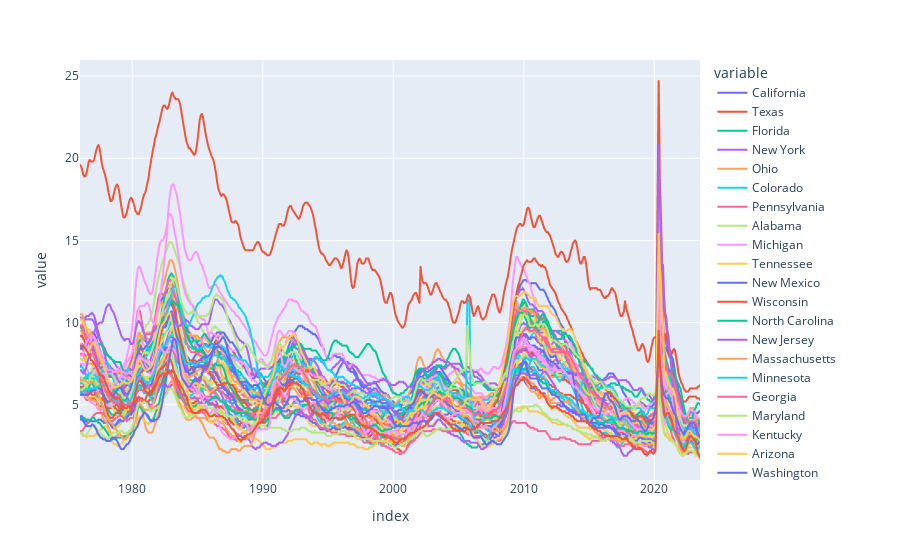

The cell this chart's notebook holds for it:
### Code cell
px.line(uemp_states)

### Figure 1 — Plotly figure (JSON) as saved in the notebook; plotly's stock layout.template omitted (floating-point values rounded to 4 significant figures; data arrays with more than 128 entries replaced by an {"elided": "..."} marker saying what was removed)
{"data": [{"hovertemplate": "variable=California<br>index=%{x}<br>value=%{y}<extra></extra>", "legendgroup": "California", "line": {"color": "#636efa", "dash": "solid"}, "marker": {"symbol": "circle"}, "mode": "lines", "name": "California", "showlegend": true, "type": "scattergl", "x": {"elided": "569 str values"}, "xaxis": "x", "y": {"elided": "569 float values"}, "yaxis": "y"}, {"hovertemplate": "variable=Texas<br>index=%{x}<br>value=%{y}<extra></extra>", "legendgroup": "Texas", "line": {"color": "#EF553B", "dash": "solid"}, "marker": {"symbol": "circle"}, "mode": "lines", "name": "Texas", "showlegend": true, "type": "scattergl", "x": {"elided": "569 str values"}, "xaxis": "x", "y": {"elided": "569 float values"}, "yaxis": "y"}, {"hovertemplate": "variable=Florida<br>index=%{x}<br>value=%{y}<extra></extra>", "legendgroup": "Florida", "line": {"color": "#00cc96", "dash": "solid"}, "marker": {"symbol": "circle"}, "mode": "lines", "name": "Florida", "showlegend": true, "type": "scattergl", "x": {"elided": "569 str values"}, "xaxis": "x", "y": {"elided": "569 float values"}, "yaxis": "y"}, {"hovertemplate": "variable=New York<br>index=%{x}<br>value=%{y}<extra></extra>", "legendgroup": "New York", "line": {"color": "#ab63fa", "dash": "solid"}, "marker": {"symbol": "circle"}, "mode": "lines", "name": "New York", "showlegend": true, "type": "scattergl", "x": {"elided": "569 str values"}, "xaxis": "x", "y": {"elided": "569 float values"}, "yaxis": "y"}, {"hovertemplate": "variable=Ohio<br>index=%{x}<br>value=%{y}<extra></extra>", "legendgroup": "Ohio", "line": {"color": "#FFA15A", "dash": "solid"}, "marker": {"symbol": "circle"}, "mode": "lines", "name": "Ohio", "showlegend": true, "type": "scattergl", "x": {"elided": "569 str values"}, "xaxis": "x", "y": {"elided": "569 float values"}, "yaxis": "y"}, {"hovertemplate": "variable=Colorado<br>index=%{x}<br>value=%{y}<extra></extra>", "legendgroup": "Colorado", "line": {"color": "#19d3f3", "dash": "solid"}, "marker": {"symbol": "circle"}, "mode": "lines", "name": "Colorado", "showlegend": true, "type": "scattergl", "x": {"elided": "569 str values"}, "xaxis": "x", "y": {"elided": "569 float values"}, "yaxis": "y"}, {"hovertemplate": "variable=Pennsylvania<br>index=%{x}<br>value=%{y}<extra></extra>", "legendgroup": "Pennsylvania", "line": {"color": "#FF6692", "dash": "solid"}, "marker": {"symbol": "circle"}, "mode": "lines", "name": "Pennsylvania", "showlegend": true, "type": "scattergl", "x": {"elided": "569 str values"}, "xaxis": "x", "y": {"elided": "569 float values"}, "yaxis": "y"}, {"hovertemplate": "variable=Alabama<br>index=%{x}<br>value=%{y}<extra></extra>", "legendgroup": "Alabama", "line": {"color": "#B6E880", "dash": "solid"}, "marker": {"symbol": "circle"}, "mode": "lines", "name": "Alabama", "showlegend": true, "type": "scattergl", "x": {"elided": "569 str values"}, "xaxis": "x", "y": {"elided": "569 float values"}, "yaxis": "y"}, {"hovertemplate": "variable=Michigan<br>index=%{x}<br>value=%{y}<extra></extra>", "legendgroup": "Michigan", "line": {"color": "#FF97FF", "dash": "solid"}, "marker": {"symbol": "circle"}, "mode": "lines", "name": "Michigan", "showlegend": true, "type": "scattergl", "x": {"elided": "569 str values"}, "xaxis": "x", "y": {"elided": "569 float values"}, "yaxis": "y"}, {"hovertemplate": "variable=Tennessee<br>index=%{x}<br>value=%{y}<extra></extra>", "legendgroup": "Tennessee", "line": {"color": "#FECB52", "dash": "solid"}, "marker": {"symbol": "circle"}, "mode": "lines", "name": "Tennessee", "showlegend": true, "type": "scattergl", "x": {"elided": "569 str values"}, "xaxis": "x", "y": {"elided": "569 float values"}, "yaxis": "y"}, {"hovertemplate": "variable=New Mexico<br>index=%{x}<br>value=%{y}<extra></extra>", "legendgroup": "New Mexico", "line": {"color": "#636efa", "dash": "solid"}, "marker": {"symbol": "circle"}, "mode": "lines", "name": "New Mexico", "showlegend": true, "type": "scattergl", "x": {"elided": "569 str values"}, "xaxis": "x", "y": {"elided": "569 float values"}, "yaxis": "y"}, {"hovertemplate": "variable=Wisconsin<br>index=%{x}<br>value=%{y}<extra></extra>", "legendgroup": "Wisconsin", "line": {"color": "#EF553B", "dash": "solid"}, "marker": {"symbol": "circle"}, "mode": "lines", "name": "Wisconsin", "showlegend": true, "type": "scattergl", "x": {"elided": "569 str values"}, "xaxis": "x", "y": {"elided": "569 float values"}, "yaxis": "y"}, {"hovertemplate": "variable=North Carolina<br>index=%{x}<br>value=%{y}<extra></extra>", "legendgroup": "North Carolina", "line": {"color": "#00cc96", "dash": "solid"}, "marker": {"symbol": "circle"}, "mode": "lines", "name": "North Carolina", "showlegend": true, "type": "scattergl", "x": {"elided": "569 str values"}, "xaxis": "x", "y": {"elided": "569 float values"}, "yaxis": "y"}, {"hovertemplate": "variable=New Jersey<br>index=%{x}<br>value=%{y}<extra></extra>", "legendgroup": "New Jersey", "line": {"color": "#ab63fa", "dash": "solid"}, "marker": {"symbol": "circle"}, "mode": "lines", "name": "New Jersey", "showlegend": true, "type": "scattergl", "x": {"elided": "569 str values"}, "xaxis": "x", "y": {"elided": "569 float values"}, "yaxis": "y"}, {"hovertemplate": "variable=Massachusetts<br>index=%{x}<br>value=%{y}<extra></extra>", "legendgroup": "Massachusetts", "line": {"color": "#FFA15A", "dash": "solid"}, "marker": {"symbol": "circle"}, "mode": "lines", "name": "Massachusetts", "showlegend": true, "type": "scattergl", "x": {"elided": "569 str values"}, "xaxis": "x", "y": {"elided": "569 float values"}, "yaxis": "y"}, {"hovertemplate": "variable=Minnesota<br>index=%{x}<br>value=%{y}<extra></extra>", "legendgroup": "Minnesota", "line": {"color": "#19d3f3", "dash": "solid"}, "marker": {"symbol": "circle"}, "mode": "lines", "name": "Minnesota", "showlegend": true, "type": "scattergl", "x": {"elided": "569 str values"}, "xaxis": "x", "y": {"elided": "569 float values"}, "yaxis": "y"}, {"hovertemplate": "variable=Georgia<br>index=%{x}<br>value=%{y}<extra></extra>", "legendgroup": "Georgia", "line": {"color": "#FF6692", "dash": "solid"}, "marker": {"symbol": "circle"}, "mode": "lines", "name": "Georgia", "showlegend": true, "type": "scattergl", "x": {"elided": "569 str values"}, "xaxis": "x", "y": {"elided": "569 float values"}, "yaxis": "y"}, {"hovertemplate": "variable=Maryland<br>index=%{x}<br>value=%{y}<extra></extra>", "legendgroup": "Maryland", "line": {"color": "#B6E880", "dash": "solid"}, "marker": {"symbol": "circle"}, "mode": "lines", "name": "Maryland", "showlegend": true, "type": "scattergl", "x": {"elided": "569 str values"}, "xaxis": "x", "y": {"elided": "569 float values"}, "yaxis": "y"}, {"hovertemplate": "variable=Kentucky<br>index=%{x}<br>value=%{y}<extra></extra>", "legendgroup": "Kentucky", "line": {"color": "#FF97FF", "dash": "solid"}, "marker": {"symbol": "circle"}, "mode": "lines", "name": "Kentucky", "showlegend": true, "type": "scattergl", "x": {"elided": "569 str values"}, "xaxis": "x", "y": {"elided": "569 float values"}, "yaxis": "y"}, {"hovertemplate": "variable=Arizona<br>index=%{x}<br>value=%{y}<extra></extra>", "legendgroup": "Arizona", "line": {"color": "#FECB52", "dash": "solid"}, "marker": {"symbol": "circle"}, "mode": "lines", "name": "Arizona", "showlegend": true, "type": "scattergl", "x": {"elided": "569 str values"}, "xaxis": "x", "y": {"elided": "569 float values"}, "yaxis": "y"}, {"hovertemplate": "variable=Washington<br>index=%{x}<br>value=%{y}<extra></extra>", "legendgroup": "Washington", "line": {"color": "#636efa", "dash": "solid"}, "marker": {"symbol": "circle"}, "mode": "lines", "name": "Washington", "showlegend": true, "type": "scattergl", "x": {"elided": "569 str values"}, "xaxis": "x", "y": {"elided": "569 float values"}, "yaxis": "y"}, {"hovertemplate": "variable=Virginia<br>index=%{x}<br>value=%{y}<extra></extra>", "legendgroup": "Virginia", "line": {"color": "#EF553B", "dash": "solid"}, "marker": {"symbol": "circle"}, "mode": "lines", "name": "Virginia", "showlegend": true, "type": "scattergl", "x": {"elided": "569 str values"}, "xaxis": "x", "y": {"elided": "569 float values"}, "yaxis": "y"}, {"hovertemplate": "variable=Illinois<br>index=%{x}<br>value=%{y}<extra></extra>", "legendgroup": "Illinois", "line": {"color": "#00cc96", "dash": "solid"}, "marker": {"symbol": "circle"}, "mode": "lines", "name": "Illinois", "showlegend": true, "type": "scattergl", "x": {"elided": "569 str values"}, "xaxis": "x", "y": {"elided": "569 float values"}, "yaxis": "y"}, {"hovertemplate": "variable=South Carolina<br>index=%{x}<br>value=%{y}<extra></extra>", "legendgroup": "South Carolina", "line": {"color": "#ab63fa", "dash": "solid"}, "marker": {"symbol": "circle"}, "mode": "lines", "name": "South Carolina", "showlegend": true, "type": "scattergl", "x": {"elided": "569 str values"}, "xaxis": "x", "y": {"elided": "569 float values"}, "yaxis": "y"}, {"hovertemplate": "variable=Oregon<br>index=%{x}<br>value=%{y}<extra></extra>", "legendgroup": "Oregon", "line": {"color": "#FFA15A", "dash": "solid"}, "marker": {"symbol": "circle"}, "mode": "lines", "name": "Oregon", "showlegend": true, "type": "scattergl", "x": {"elided": "569 str values"}, "xaxis": "x", "y": {"elided": "569 float values"}, "yaxis": "y"}, {"hovertemplate": "variable=Arkansas<br>index=%{x}<br>value=%{y}<extra></extra>", "legendgroup": "Arkansas", "line": {"color": "#19d3f3", "dash": "solid"}, "marker": {"symbol": "circle"}, "mode": "lines", "name": "Arkansas", "showlegend": true, "type": "scattergl", "x": {"elided": "569 str values"}, "xaxis": "x", "y": {"elided": "569 float values"}, "yaxis": "y"}, {"hovertemplate": "variable=Indiana<br>index=%{x}<br>value=%{y}<extra></extra>", "legendgroup": "Indiana", "line": {"color": "#FF6692", "dash": "solid"}, "marker": {"symbol": "circle"}, "mode": "lines", "name": "Indiana", "showlegend": true, "type": "scattergl", "x": {"elided": "569 str values"}, "xaxis": "x", "y": {"elided": "569 float values"}, "yaxis": "y"}, {"hovertemplate": "variable=Missouri<br>index=%{x}<br>value=%{y}<extra></extra>", "legendgroup": "Missouri", "line": {"color": "#B6E880", "dash": "solid"}, "marker": {"symbol": "circle"}, "mode": "lines", "name": "Missouri", "showlegend": true, "type": "scattergl", "x": {"elided": "569 str values"}, "xaxis": "x", "y": {"elided": "569 float values"}, "yaxis": "y"}, {"hovertemplate": "variable=West Virginia<br>index=%{x}<br>value=%{y}<extra></extra>", "legendgroup": "West Virginia", "line": {"color": "#FF97FF", "dash": "solid"}, "marker": {"symbol": "circle"}, "mode": "lines", "name": "West Virginia", "showlegend": true, "type": "scattergl", "x": {"elided": "569 str values"}, "xaxis": "x", "y": {"elided": "569 float values"}, "yaxis": "y"}, {"hovertemplate": "variable=Utah<br>index=%{x}<br>value=%{y}<extra></extra>", "legendgroup": "Utah", "line": {"color": "#FECB52", "dash": "solid"}, "marker": {"symbol": "circle"}, "mode": "lines", "name": "Utah", "showlegend": true, "type": "scattergl", "x": {"elided": "569 str values"}, "xaxis": "x", "y": {"elided": "569 float values"}, "yaxis": "y"}, {"hovertemplate": "variable=Iowa<br>index=%{x}<br>value=%{y}<extra></extra>", "legendgroup": "Iowa", "line": {"color": "#636efa", "dash": "solid"}, "marker": {"symbol": "circle"}, "mode": "lines", "name": "Iowa", "showlegend": true, "type": "scattergl", "x": {"elided": "569 str values"}, "xaxis": "x", "y": {"elided": "569 float values"}, "yaxis": "y"}, {"hovertemplate": "variable=Nevada<br>index=%{x}<br>value=%{y}<extra></extra>", "legendgroup": "Nevada", "line": {"color": "#EF553B", "dash": "solid"}, "marker": {"symbol": "circle"}, "mode": "lines", "name": "Nevada", "showlegend": true, "type": "scattergl", "x": {"elided": "569 str values"}, "xaxis": "x", "y": {"elided": "569 float values"}, "yaxis": "y"}, {"hovertemplate": "variable=the District of Columbia<br>index=%{x}<br>value=%{y}<extra></extra>", "legendgroup": "the District of Columbia", "line": {"color": "#00cc96", "dash": "solid"}, "marker": {"symbol": "circle"}, "mode": "lines", "name": "the District of Columbia", "showlegend": true, "type": "scattergl", "x": {"elided": "569 str values"}, "xaxis": "x", "y": {"elided": "569 float values"}, "yaxis": "y"}, {"hovertemplate": "variable=Alaska<br>index=%{x}<br>value=%{y}<extra></extra>", "legendgroup": "Alaska", "line": {"color": "#ab63fa", "dash": "solid"}, "marker": {"symbol": "circle"}, "mode": "lines", "name": "Alaska", "showlegend": true, "type": "scattergl", "x": {"elided": "569 str values"}, "xaxis": "x", "y": {"elided": "569 float values"}, "yaxis": "y"}, {"hovertemplate": "variable=Oklahoma<br>index=%{x}<br>value=%{y}<extra></extra>", "legendgroup": "Oklahoma", "line": {"color": "#FFA15A", "dash": "solid"}, "marker": {"symbol": "circle"}, "mode": "lines", "name": "Oklahoma", "showlegend": true, "type": "scattergl", "x": {"elided": "569 str values"}, "xaxis": "x", "y": {"elided": "569 float values"}, "yaxis": "y"}, {"hovertemplate": "variable=Louisiana<br>index=%{x}<br>value=%{y}<extra></extra>", "legendgroup": "Louisiana", "line": {"color": "#19d3f3", "dash": "solid"}, "marker": {"symbol": "circle"}, "mode": "lines", "name": "Louisiana", "showlegend": true, "type": "scattergl", "x": {"elided": "569 str values"}, "xaxis": "x", "y": {"elided": "569 float values"}, "yaxis": "y"}, {"hovertemplate": "variable=North Dakota<br>index=%{x}<br>value=%{y}<extra></extra>", "legendgroup": "North Dakota", "line": {"color": "#FF6692", "dash": "solid"}, "marker": {"symbol": "circle"}, "mode": "lines", "name": "North Dakota", "showlegend": true, "type": "scattergl", "x": {"elided": "569 str values"}, "xaxis": "x", "y": {"elided": "569 float values"}, "yaxis": "y"}, {"hovertemplate": "variable=Mississippi<br>index=%{x}<br>value=%{y}<extra></extra>", "legendgroup": "Mississippi", "line": {"color": "#B6E880", "dash": "solid"}, "marker": {"symbol": "circle"}, "mode": "lines", "name": "Mississippi", "showlegend": true, "type": "scattergl", "x": {"elided": "569 str values"}, "xaxis": "x", "y": {"elided": "569 float values"}, "yaxis": "y"}, {"hovertemplate": "variable=Maine<br>index=%{x}<br>value=%{y}<extra></extra>", "legendgroup": "Maine", "line": {"color": "#FF97FF", "dash": "solid"}, "marker": {"symbol": "circle"}, "mode": "lines", "name": "Maine", "showlegend": true, "type": "scattergl", "x": {"elided": "569 str values"}, "xaxis": "x", "y": {"elided": "569 float values"}, "yaxis": "y"}, {"hovertemplate": "variable=Nebraska<br>index=%{x}<br>value=%{y}<extra></extra>", "legendgroup": "Nebraska", "line": {"color": "#FECB52", "dash": "solid"}, "marker": {"symbol": "circle"}, "mode": "lines", "name": "Nebraska", "showlegend": true, "type": "scattergl", "x": {"elided": "569 str values"}, "xaxis": "x", "y": {"elided": "569 float values"}, "yaxis": "y"}, {"hovertemplate": "variable=Idaho<br>index=%{x}<br>value=%{y}<extra></extra>", "legendgroup": "Idaho", "line": {"color": "#636efa", "dash": "solid"}, "marker": {"symbol": "circle"}, "mode": "lines", "name": "Idaho", "showlegend": true, "type": "scattergl", "x": {"elided": "569 str values"}, "xaxis": "x", "y": {"elided": "569 float values"}, "yaxis": "y"}, {"hovertemplate": "variable=Puerto Rico<br>index=%{x}<br>value=%{y}<extra></extra>", "legendgroup": "Puerto Rico", "line": {"color": "#EF553B", "dash": "solid"}, "marker": {"symbol": "circle"}, "mode": "lines", "name": "Puerto Rico", "showlegend": true, "type": "scattergl", "x": {"elided": "569 str values"}, "xaxis": "x", "y": {"elided": "569 float values"}, "yaxis": "y"}, {"hovertemplate": "variable=Kansas<br>index=%{x}<br>value=%{y}<extra></extra>", "legendgroup": "Kansas", "line": {"color": "#00cc96", "dash": "solid"}, "marker": {"symbol": "circle"}, "mode": "lines", "name": "Kansas", "showlegend": true, "type": "scattergl", "x": {"elided": "569 str values"}, "xaxis": "x", "y": {"elided": "569 float values"}, "yaxis": "y"}, {"hovertemplate": "variable=Hawaii<br>index=%{x}<br>value=%{y}<extra></extra>", "legendgroup": "Hawaii", "line": {"color": "#ab63fa", "dash": "solid"}, "marker": {"symbol": "circle"}, "mode": "lines", "name": "Hawaii", "showlegend": true, "type": "scattergl", "x": {"elided": "569 str values"}, "xaxis": "x", "y": {"elided": "569 float values"}, "yaxis": "y"}, {"hovertemplate": "variable=New Hampshire<br>index=%{x}<br>value=%{y}<extra></extra>", "legendgroup": "New Hampshire", "line": {"color": "#FFA15A", "dash": "solid"}, "marker": {"symbol": "circle"}, "mode": "lines", "name": "New Hampshire", "showlegend": true, "type": "scattergl", "x": {"elided": "569 str values"}, "xaxis": "x", "y": {"elided": "569 float values"}, "yaxis": "y"}, {"hovertemplate": "variable=Montana<br>index=%{x}<br>value=%{y}<extra></extra>", "legendgroup": "Montana", "line": {"color": "#19d3f3", "dash": "solid"}, "marker": {"symbol": "circle"}, "mode": "lines", "name": "Montana", "showlegend": true, "type": "scattergl", "x": {"elided": "569 str values"}, "xaxis": "x", "y": {"elided": "569 float values"}, "yaxis": "y"}, {"hovertemplate": "variable=Connecticut<br>index=%{x}<br>value=%{y}<extra></extra>", "legendgroup": "Connecticut", "line": {"color": "#FF6692", "dash": "solid"}, "marker": {"symbol": "circle"}, "mode": "lines", "name": "Connecticut", "showlegend": true, "type": "scattergl", "x": {"elided": "569 str values"}, "xaxis": "x", "y": {"elided": "569 float values"}, "yaxis": "y"}, {"hovertemplate": "variable=South Dakota<br>index=%{x}<br>value=%{y}<extra></extra>", "legendgroup": "South Dakota", "line": {"color": "#B6E880", "dash": "solid"}, "marker": {"symbol": "circle"}, "mode": "lines", "name": "South Dakota", "showlegend": true, "type": "scattergl", "x": {"elided": "569 str values"}, "xaxis": "x", "y": {"elided": "569 float values"}, "yaxis": "y"}, {"hovertemplate": "variable=Delaware<br>index=%{x}<br>value=%{y}<extra></extra>", "legendgroup": "Delaware", "line": {"color": "#FF97FF", "dash": "solid"}, "marker": {"symbol": "circle"}, "mode": "lines", "name": "Delaware", "showlegend": true, "type": "scattergl", "x": {"elided": "569 str values"}, "xaxis": "x", "y": {"elided": "569 float values"}, "yaxis": "y"}, {"hovertemplate": "variable=Rhode Island<br>index=%{x}<br>value=%{y}<extra></extra>", "legendgroup": "Rhode Island", "line": {"color": "#FECB52", "dash": "solid"}, "marker": {"symbol": "circle"}, "mode": "lines", "name": "Rhode Island", "showlegend": true, "type": "scattergl", "x": {"elided": "569 str values"}, "xaxis": "x", "y": {"elided": "569 float values"}, "yaxis": "y"}, {"hovertemplate": "variable=Wyoming<br>index=%{x}<br>value=%{y}<extra></extra>", "legendgroup": "Wyoming", "line": {"color": "#636efa", "dash": "solid"}, "marker": {"symbol": "circle"}, "mode": "lines", "name": "Wyoming", "showlegend": true, "type": "scattergl", "x": {"elided": "569 str values"}, "xaxis": "x", "y": {"elided": "569 float values"}, "yaxis": "y"}, {"hovertemplate": "variable=Vermont<br>index=%{x}<br>value=%{y}<extra></extra>", "legendgroup": "Vermont", "line": {"color": "#EF553B", "dash": "solid"}, "marker": {"symbol": "circle"}, "mode": "lines", "name": "Vermont", "showlegend": true, "type": "scattergl", "x": {"elided": "569 str values"}, "xaxis": "x", "y": {"elided": "569 float values"}, "yaxis": "y"}], "layout": {"legend": {"title": {"text": "variable"}, "tracegroupgap": 0}, "margin": {"t": 60}, "xaxis": {"anchor": "y", "domain": [0, 1], "title": {"text": "index"}}, "yaxis": {"anchor": "x", "domain": [0, 1], "title": {"text": "value"}}}}
